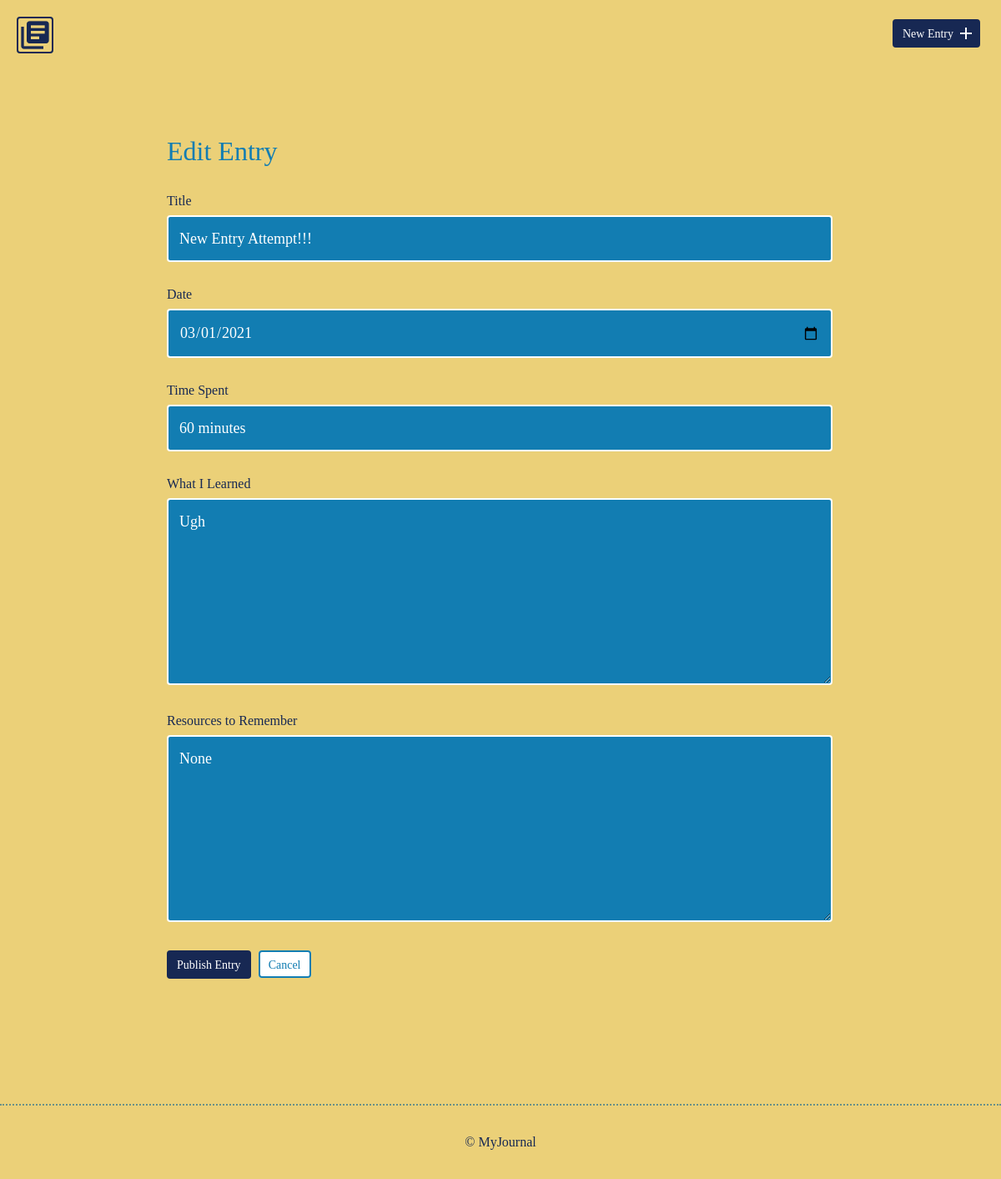
The page /edit.php?id=5 on the database as committed earlier.
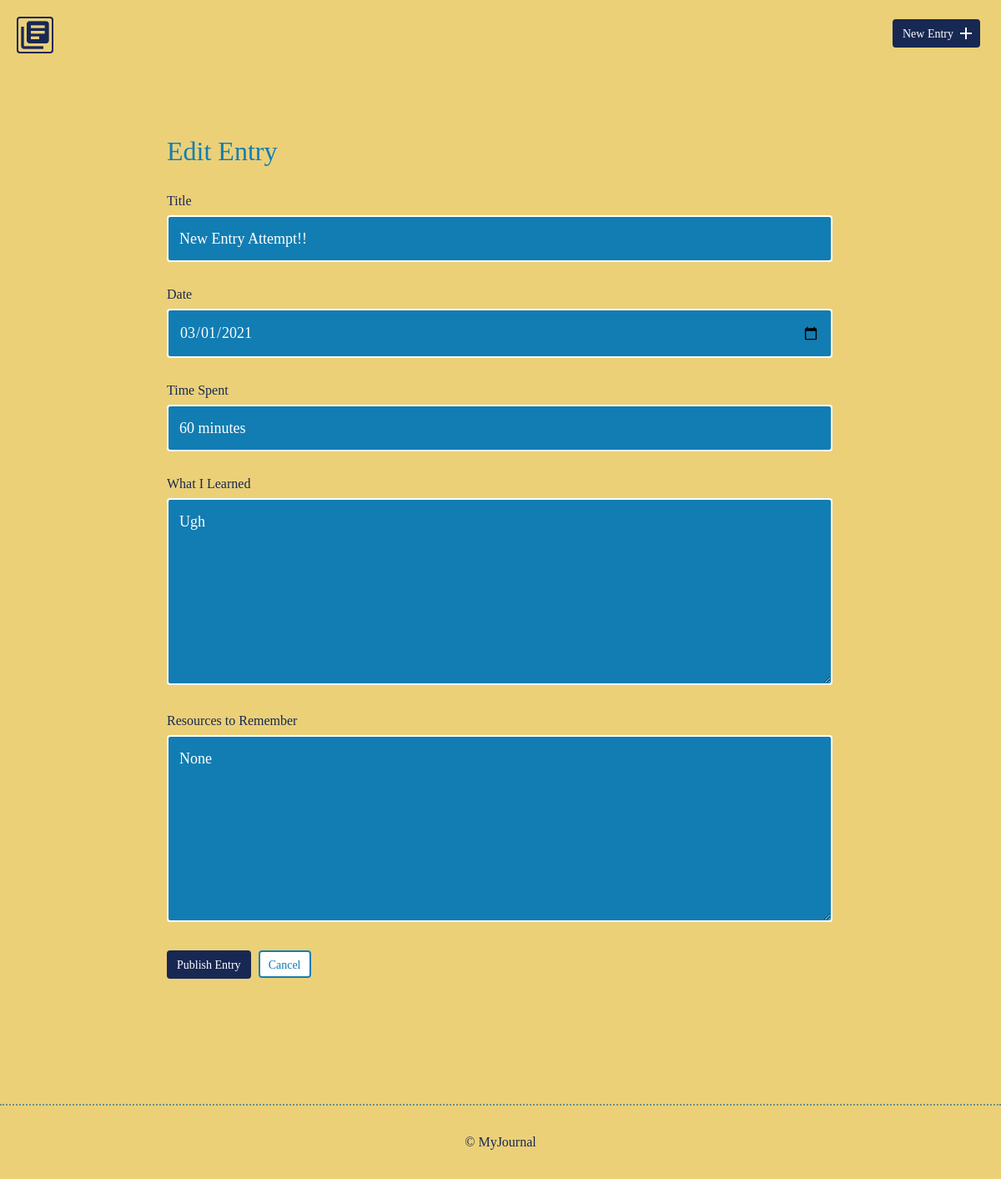
The same page on the database as committed later.
### tables this page shows
CREATE TABLE "entries" (
	"id"	INTEGER,
	"title"	TEXT,
	"date"	TEXT,
	"time_spent"	INTEGER,
	"learned"	BLOB,
	"resources"	BLOB,
	PRIMARY KEY("id")
);

### inc/functions.php (called while the page is built, shortened)
<?php
function journal_details($journal_id){
    include ('connection.php');
    $sql = 'SELECT * FROM entries WHERE id = ?';
    try{
        $results = $db->prepare($sql);
        $results->bindValue(1,$journal_id,PDO::PARAM_INT);
        $results->execute();
    } catch(Exception $e){
        echo "Error!: ".$e->getMessage();
        return false;
    }
    return $results->fetch();
}
?>

### edit.php (the view, shortened to what this page needs)
<?php
include('inc/connection.php');
include('inc/header.php');
include('inc/functions.php');
$title = $date = $time_spent = $learned = $resources = '';
if(isset($_GET["id"])){
    $journal_id = filter_input(INPUT_GET, "id", FILTER_SANITIZE_NUMBER_INT);
    list($journal_id, $title, $date, $time_spent, $learned, $resources) = journal_details($journal_id);
}
?>
<!DOCTYPE html>
<html>
    <body>
        <section>
            <div class="container">
                <div class="edit-entry">
                    <h2>Edit Entry</h2>
                    <form method="POST">
                        <label for="title">Title</label>
                        <input id="title" type="text" name="title" value="<?php echo htmlspecialchars($title); ?>" /><br>
                        <label for="date">Date</label>
                        <input id="date" type="date" name="date" value="<?php echo htmlspecialchars($date); ?>" /><br>
                        <label for="time_spent">Time Spent</label>
                        <input id="time_spent" type="text" name="time_spent" value="<?php echo htmlspecialchars($time_spent); ?>" /><br>
                        <label for="learned">What I Learned</label>
                        <textarea id="learned" rows="5" name="learned"><?php echo htmlspecialchars($learned); ?></textarea>
                        <label for="resources">Resources to Remember</label>
                        <textarea id="resources" rows="5" name="resources"><?php echo htmlspecialchars($resources); ?></textarea>
                        <input type="submit" value="Publish Entry" class="button">
                        <a href="<?php echo 'index.php'; ?>" class="button button-secondary">Cancel</a>
                    </form>
                </div>
            </div>
        </section>
    </body>
    <?php
      include('inc/footer.php');
      ?>
</html>

Rows that differ between the two databases and show on the page:
changed entries "Ugh": title "New Entry Attempt!!!" → "New Entry Attempt!!"
